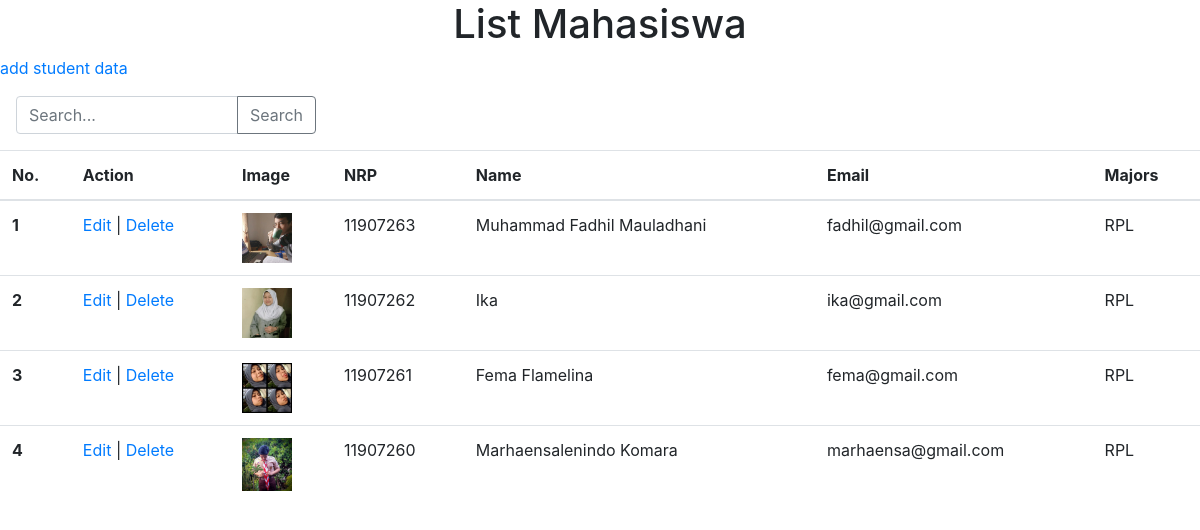
Screenshot of /pertemuan12/index.php with the database file from the repository.
### tables this page shows
CREATE TABLE `mahasiswa` (
  `id` int(11) NOT NULL,
  `nama` varchar(200) NOT NULL,
  `nrp` varchar(100) NOT NULL,
  `email` varchar(100) NOT NULL,
  `jurusan` varchar(100) NOT NULL,
  `gambar` varchar(100) NOT NULL
);

### pertemuan12/functions.php (called while the page is built, shortened)
<?php
$conn = mysqli_connect("localhost","root","","phpdasar");
function query($query){
	global $conn;
	$result = mysqli_query($conn,$query);
	while($row = mysqli_fetch_assoc($result)){
		$rows[] = $row;
	}
	return $rows;
}
 ?>

### pertemuan12/index.php (the view, shortened to what this page needs)
<?php
require 'functions.php';
$mahasiswa = query("SELECT * FROM mahasiswa ORDER BY id DESC");
 ?>
<!DOCTYPE html>
<html>
<head>
	<link rel="stylesheet" href="https://maxcdn.bootstrapcdn.com/bootstrap/4.0.0/css/bootstrap.min.css">
</head>
<body>
<h1 style="text-align: center;">List Mahasiswa</h1>
<a href="tambah.php">add student data
</a>
<form action="" method="post">
  <div class="input-group mb-3 ml-3 mt-3" style="width: 300px;">
  <input type="text" name="keyword" class="form-control" placeholder="Search..."  aria-label="Recipient's username" aria-describedby="basic-addon2" autofocus autocomplete="off">
  <div class="input-group-append">
    <button class="btn btn-outline-secondary" type="submit" name="cari">Search</button>
  </div>
</div>
</form>
<table class="table">
  <thead>
    <tr>
      <th scope="col">No.</th>
      <th scope="col">Action</th>
      <th scope="col">Image</th>
      <th scope="col">NRP</th>
      <th scope="col">Name</th>
      <th scope="col">Email</th>
      <th scope="col">Majors</th>
    </tr>
  </thead>
  <tbody>
  	<?php $i=1; ?>
  	<?php foreach($mahasiswa as $row) : ?>
    <tr>
      <th scope="row"><?= $i; ?></th>
      <div class="buttontd">
      <td><a href="ubah.php?id=<?= $row["id"]; ?>" style="text-decoration: none; ">Edit</a> | <a href="hapus.php?id=<?= $row["id"]; ?>" style="text-decoration: none; " onclick="return confirm('yakin?')">Delete</a></td>
      </div>
      <td><img src="img/<?php echo $row["gambar"]; ?>"></td>
      <td><?= $row["nrp"]; ?></td>
      <td><?= $row["nama"]; ?></td>
      <td><?= $row["email"]; ?></td>
      <td><?= $row["jurusan"]; ?></td>
    </tr>
<?php $i++; ?>
<?php endforeach; ?>
</tbody>
</table>
</body>
</html>

### pertemuan12/index.php (style rules this page uses)
img { width: 50px; }

### rows the page displays
mahasiswa: gambar (picture), nrp "11907263", nama "Muhammad Fadhil Mauladhani", email "fadhil@gmail.com", jurusan "RPL"
mahasiswa: gambar (picture), nrp "11907262", nama "Ika", email "ika@gmail.com", jurusan "RPL"
mahasiswa: gambar (picture), nrp "11907261", nama "Fema Flamelina", email "fema@gmail.com", jurusan "RPL"
mahasiswa: gambar (picture), nrp "11907260", nama "Marhaensalenindo Komara", email "marhaensa@gmail.com", jurusan "RPL"
